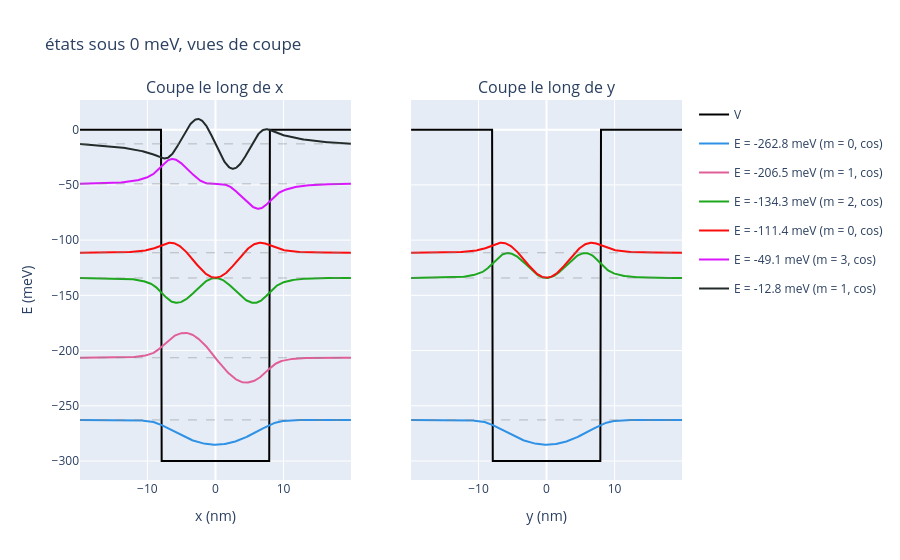
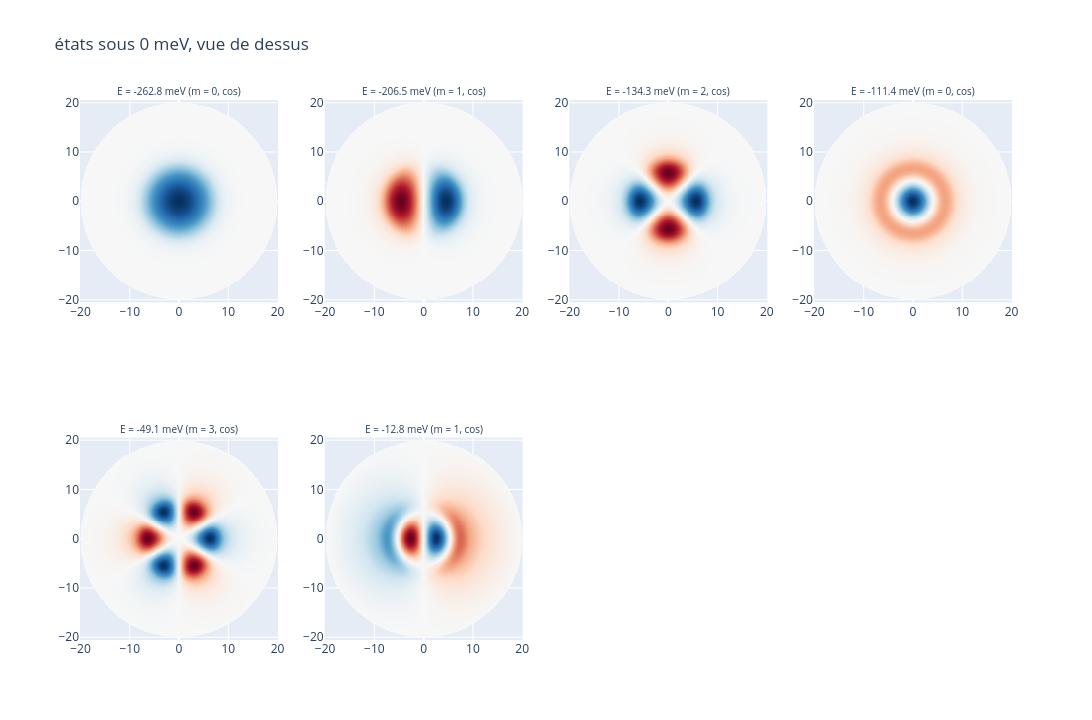

Notebook code cell kept with these figures, in order:
### Code cell
hamil.plot(rotate=False, seulement_cos=True, E_max=0)

### Figure 1 — Plotly figure (JSON) as saved in the notebook; plotly's stock layout.template omitted (floating-point values rounded to 4 significant figures; data arrays with more than 128 entries replaced by an {"elided": "..."} marker saying what was removed)
{"data": [{"legendgroup": "V", "line": {"color": "black"}, "mode": "lines", "name": "V", "showlegend": true, "type": "scatter", "x": {"elided": "399 float values"}, "xaxis": "x", "y": {"elided": "399 int values"}, "yaxis": "y"}, {"legendgroup": "V", "line": {"color": "black"}, "mode": "lines", "name": "V", "showlegend": false, "type": "scatter", "x": {"elided": "399 float values"}, "xaxis": "x2", "y": {"elided": "399 int values"}, "yaxis": "y2"}, {"legendgroup": "E = -262.8 meV (m = 0, cos)", "line": {"color": "#2E91E5"}, "mode": "lines", "name": "E = -262.8 meV (m = 0, cos)", "showlegend": true, "type": "scatter", "x": {"elided": "399 float values"}, "xaxis": "x", "y": {"elided": "399 float values"}, "yaxis": "y"}, {"legendgroup": "E = -262.8 meV (m = 0, cos)", "line": {"color": "#2E91E5"}, "mode": "lines", "name": "E = -262.8 meV (m = 0, cos)", "showlegend": false, "type": "scatter", "x": {"elided": "399 float values"}, "xaxis": "x2", "y": {"elided": "399 float values"}, "yaxis": "y2"}, {"legendgroup": "E = -206.5 meV (m = 1, cos)", "line": {"color": "#E15F99"}, "mode": "lines", "name": "E = -206.5 meV (m = 1, cos)", "showlegend": true, "type": "scatter", "x": {"elided": "399 float values"}, "xaxis": "x", "y": {"elided": "399 float values"}, "yaxis": "y"}, {"legendgroup": "E = -134.3 meV (m = 2, cos)", "line": {"color": "#1CA71C"}, "mode": "lines", "name": "E = -134.3 meV (m = 2, cos)", "showlegend": true, "type": "scatter", "x": {"elided": "399 float values"}, "xaxis": "x", "y": {"elided": "399 float values"}, "yaxis": "y"}, {"legendgroup": "E = -134.3 meV (m = 2, cos)", "line": {"color": "#1CA71C"}, "mode": "lines", "name": "E = -134.3 meV (m = 2, cos)", "showlegend": false, "type": "scatter", "x": {"elided": "399 float values"}, "xaxis": "x2", "y": {"elided": "399 float values"}, "yaxis": "y2"}, {"legendgroup": "E = -111.4 meV (m = 0, cos)", "line": {"color": "#FB0D0D"}, "mode": "lines", "name": "E = -111.4 meV (m = 0, cos)", "showlegend": true, "type": "scatter", "x": {"elided": "399 float values"}, "xaxis": "x", "y": {"elided": "399 float values"}, "yaxis": "y"}, {"legendgroup": "E = -111.4 meV (m = 0, cos)", "line": {"color": "#FB0D0D"}, "mode": "lines", "name": "E = -111.4 meV (m = 0, cos)", "showlegend": false, "type": "scatter", "x": {"elided": "399 float values"}, "xaxis": "x2", "y": {"elided": "399 float values"}, "yaxis": "y2"}, {"legendgroup": "E = -49.1 meV (m = 3, cos)", "line": {"color": "#DA16FF"}, "mode": "lines", "name": "E = -49.1 meV (m = 3, cos)", "showlegend": true, "type": "scatter", "x": {"elided": "399 float values"}, "xaxis": "x", "y": {"elided": "399 float values"}, "yaxis": "y"}, {"legendgroup": "E = -12.8 meV (m = 1, cos)", "line": {"color": "#222A2A"}, "mode": "lines", "name": "E = -12.8 meV (m = 1, cos)", "showlegend": true, "type": "scatter", "x": {"elided": "399 float values"}, "xaxis": "x", "y": {"elided": "399 float values"}, "yaxis": "y"}], "layout": {"annotations": [{"font": {"size": 16}, "showarrow": false, "text": "Coupe le long de x", "x": 0.225, "xanchor": "center", "xref": "paper", "y": 1, "yanchor": "bottom", "yref": "paper"}, {"font": {"size": 16}, "showarrow": false, "text": "Coupe le long de y", "x": 0.775, "xanchor": "center", "xref": "paper", "y": 1, "yanchor": "bottom", "yref": "paper"}], "shapes": [{"line": {"color": "grey", "dash": "dash", "width": 0.5}, "type": "line", "x0": 0, "x1": 1, "xref": "x domain", "y0": -262.8, "y1": -262.8, "yref": "y"}, {"line": {"color": "grey", "dash": "dash", "width": 0.5}, "type": "line", "x0": 0, "x1": 1, "xref": "x2 domain", "y0": -262.8, "y1": -262.8, "yref": "y2"}, {"line": {"color": "grey", "dash": "dash", "width": 0.5}, "type": "line", "x0": 0, "x1": 1, "xref": "x domain", "y0": -206.5, "y1": -206.5, "yref": "y"}, {"line": {"color": "grey", "dash": "dash", "width": 0.5}, "type": "line", "x0": 0, "x1": 1, "xref": "x domain", "y0": -134.3, "y1": -134.3, "yref": "y"}, {"line": {"color": "grey", "dash": "dash", "width": 0.5}, "type": "line", "x0": 0, "x1": 1, "xref": "x2 domain", "y0": -134.3, "y1": -134.3, "yref": "y2"}, {"line": {"color": "grey", "dash": "dash", "width": 0.5}, "type": "line", "x0": 0, "x1": 1, "xref": "x domain", "y0": -111.4, "y1": -111.4, "yref": "y"}, {"line": {"color": "grey", "dash": "dash", "width": 0.5}, "type": "line", "x0": 0, "x1": 1, "xref": "x2 domain", "y0": -111.4, "y1": -111.4, "yref": "y2"}, {"line": {"color": "grey", "dash": "dash", "width": 0.5}, "type": "line", "x0": 0, "x1": 1, "xref": "x domain", "y0": -49.05, "y1": -49.05, "yref": "y"}, {"line": {"color": "grey", "dash": "dash", "width": 0.5}, "type": "line", "x0": 0, "x1": 1, "xref": "x domain", "y0": -12.85, "y1": -12.85, "yref": "y"}], "title": {"text": "états sous 0 meV, vues de coupe"}, "xaxis": {"anchor": "y", "domain": [0, 0.45], "title": {"text": "x (nm)"}}, "xaxis2": {"anchor": "y2", "domain": [0.55, 1], "title": {"text": "y (nm)"}}, "yaxis": {"anchor": "x", "domain": [0, 1], "title": {"text": "E (meV)"}}, "yaxis2": {"anchor": "x2", "domain": [0, 1], "matches": "y", "showticklabels": false}}}

### Figure 2 — Plotly figure (JSON) as saved in the notebook; plotly's stock layout.template omitted (floating-point values rounded to 4 significant figures; data arrays with more than 128 entries replaced by an {"elided": "..."} marker saying what was removed)
{"data": [{"colorscale": [[0, "rgb(5,48,97)"], [0.1, "rgb(33,102,172)"], [0.2, "rgb(67,147,195)"], [0.3, "rgb(146,197,222)"], [0.4, "rgb(209,229,240)"], [0.5, "rgb(247,247,247)"], [0.6, "rgb(253,219,199)"], [0.7, "rgb(244,165,130)"], [0.8, "rgb(214,96,77)"], [0.9, "rgb(178,24,43)"], [1, "rgb(103,0,31)"]], "name": "E = -262.8 meV (m = 0, cos)", "showscale": false, "type": "heatmap", "x": {"elided": "201 float values"}, "xaxis": "x", "y": {"elided": "201 float values"}, "yaxis": "y", "z": {"elided": "201x201 float values"}, "zmid": 0}, {"colorscale": [[0, "rgb(5,48,97)"], [0.1, "rgb(33,102,172)"], [0.2, "rgb(67,147,195)"], [0.3, "rgb(146,197,222)"], [0.4, "rgb(209,229,240)"], [0.5, "rgb(247,247,247)"], [0.6, "rgb(253,219,199)"], [0.7, "rgb(244,165,130)"], [0.8, "rgb(214,96,77)"], [0.9, "rgb(178,24,43)"], [1, "rgb(103,0,31)"]], "name": "E = -206.5 meV (m = 1, cos)", "showscale": false, "type": "heatmap", "x": {"elided": "201 float values"}, "xaxis": "x2", "y": {"elided": "201 float values"}, "yaxis": "y2", "z": {"elided": "201x201 float values"}, "zmid": 0}, {"colorscale": [[0, "rgb(5,48,97)"], [0.1, "rgb(33,102,172)"], [0.2, "rgb(67,147,195)"], [0.3, "rgb(146,197,222)"], [0.4, "rgb(209,229,240)"], [0.5, "rgb(247,247,247)"], [0.6, "rgb(253,219,199)"], [0.7, "rgb(244,165,130)"], [0.8, "rgb(214,96,77)"], [0.9, "rgb(178,24,43)"], [1, "rgb(103,0,31)"]], "name": "E = -134.3 meV (m = 2, cos)", "showscale": false, "type": "heatmap", "x": {"elided": "201 float values"}, "xaxis": "x3", "y": {"elided": "201 float values"}, "yaxis": "y3", "z": {"elided": "201x201 float values"}, "zmid": 0}, {"colorscale": [[0, "rgb(5,48,97)"], [0.1, "rgb(33,102,172)"], [0.2, "rgb(67,147,195)"], [0.3, "rgb(146,197,222)"], [0.4, "rgb(209,229,240)"], [0.5, "rgb(247,247,247)"], [0.6, "rgb(253,219,199)"], [0.7, "rgb(244,165,130)"], [0.8, "rgb(214,96,77)"], [0.9, "rgb(178,24,43)"], [1, "rgb(103,0,31)"]], "name": "E = -111.4 meV (m = 0, cos)", "showscale": false, "type": "heatmap", "x": {"elided": "201 float values"}, "xaxis": "x4", "y": {"elided": "201 float values"}, "yaxis": "y4", "z": {"elided": "201x201 float values"}, "zmid": 0}, {"colorscale": [[0, "rgb(5,48,97)"], [0.1, "rgb(33,102,172)"], [0.2, "rgb(67,147,195)"], [0.3, "rgb(146,197,222)"], [0.4, "rgb(209,229,240)"], [0.5, "rgb(247,247,247)"], [0.6, "rgb(253,219,199)"], [0.7, "rgb(244,165,130)"], [0.8, "rgb(214,96,77)"], [0.9, "rgb(178,24,43)"], [1, "rgb(103,0,31)"]], "name": "E = -49.1 meV (m = 3, cos)", "showscale": false, "type": "heatmap", "x": {"elided": "201 float values"}, "xaxis": "x5", "y": {"elided": "201 float values"}, "yaxis": "y5", "z": {"elided": "201x201 float values"}, "zmid": 0}, {"colorscale": [[0, "rgb(5,48,97)"], [0.1, "rgb(33,102,172)"], [0.2, "rgb(67,147,195)"], [0.3, "rgb(146,197,222)"], [0.4, "rgb(209,229,240)"], [0.5, "rgb(247,247,247)"], [0.6, "rgb(253,219,199)"], [0.7, "rgb(244,165,130)"], [0.8, "rgb(214,96,77)"], [0.9, "rgb(178,24,43)"], [1, "rgb(103,0,31)"]], "name": "E = -12.8 meV (m = 1, cos)", "showscale": false, "type": "heatmap", "x": {"elided": "201 float values"}, "xaxis": "x6", "y": {"elided": "201 float values"}, "yaxis": "y6", "z": {"elided": "201x201 float values"}, "zmid": 0}], "layout": {"annotations": [{"font": {"size": 10}, "showarrow": false, "text": "E = -262.8 meV (m = 0, cos)", "x": 0.1062, "xanchor": "center", "xref": "paper", "y": 1, "yanchor": "bottom", "yref": "paper"}, {"font": {"size": 10}, "showarrow": false, "text": "E = -206.5 meV (m = 1, cos)", "x": 0.3688, "xanchor": "center", "xref": "paper", "y": 1, "yanchor": "bottom", "yref": "paper"}, {"font": {"size": 10}, "showarrow": false, "text": "E = -134.3 meV (m = 2, cos)", "x": 0.6313, "xanchor": "center", "xref": "paper", "y": 1, "yanchor": "bottom", "yref": "paper"}, {"font": {"size": 10}, "showarrow": false, "text": "E = -111.4 meV (m = 0, cos)", "x": 0.8938, "xanchor": "center", "xref": "paper", "y": 1, "yanchor": "bottom", "yref": "paper"}, {"font": {"size": 10}, "showarrow": false, "text": "E = -49.1 meV (m = 3, cos)", "x": 0.1062, "xanchor": "center", "xref": "paper", "y": 0.375, "yanchor": "bottom", "yref": "paper"}, {"font": {"size": 10}, "showarrow": false, "text": "E = -12.8 meV (m = 1, cos)", "x": 0.3688, "xanchor": "center", "xref": "paper", "y": 0.375, "yanchor": "bottom", "yref": "paper"}], "height": 720, "title": {"text": "états sous 0 meV, vue de dessus"}, "width": 1200, "xaxis": {"anchor": "y", "domain": [0, 0.2125]}, "xaxis2": {"anchor": "y2", "domain": [0.2625, 0.475]}, "xaxis3": {"anchor": "y3", "domain": [0.525, 0.7375]}, "xaxis4": {"anchor": "y4", "domain": [0.7875, 1]}, "xaxis5": {"anchor": "y5", "domain": [0, 0.2125]}, "xaxis6": {"anchor": "y6", "domain": [0.2625, 0.475]}, "xaxis7": {"anchor": "y7", "domain": [0.525, 0.7375]}, "xaxis8": {"anchor": "y8", "domain": [0.7875, 1]}, "yaxis": {"anchor": "x", "domain": [0.625, 1], "scaleanchor": "x"}, "yaxis2": {"anchor": "x2", "domain": [0.625, 1], "scaleanchor": "x2"}, "yaxis3": {"anchor": "x3", "domain": [0.625, 1], "scaleanchor": "x3"}, "yaxis4": {"anchor": "x4", "domain": [0.625, 1], "scaleanchor": "x4"}, "yaxis5": {"anchor": "x5", "domain": [0, 0.375], "scaleanchor": "x5"}, "yaxis6": {"anchor": "x6", "domain": [0, 0.375], "scaleanchor": "x6"}, "yaxis7": {"anchor": "x7", "domain": [0, 0.375]}, "yaxis8": {"anchor": "x8", "domain": [0, 0.375]}}}
